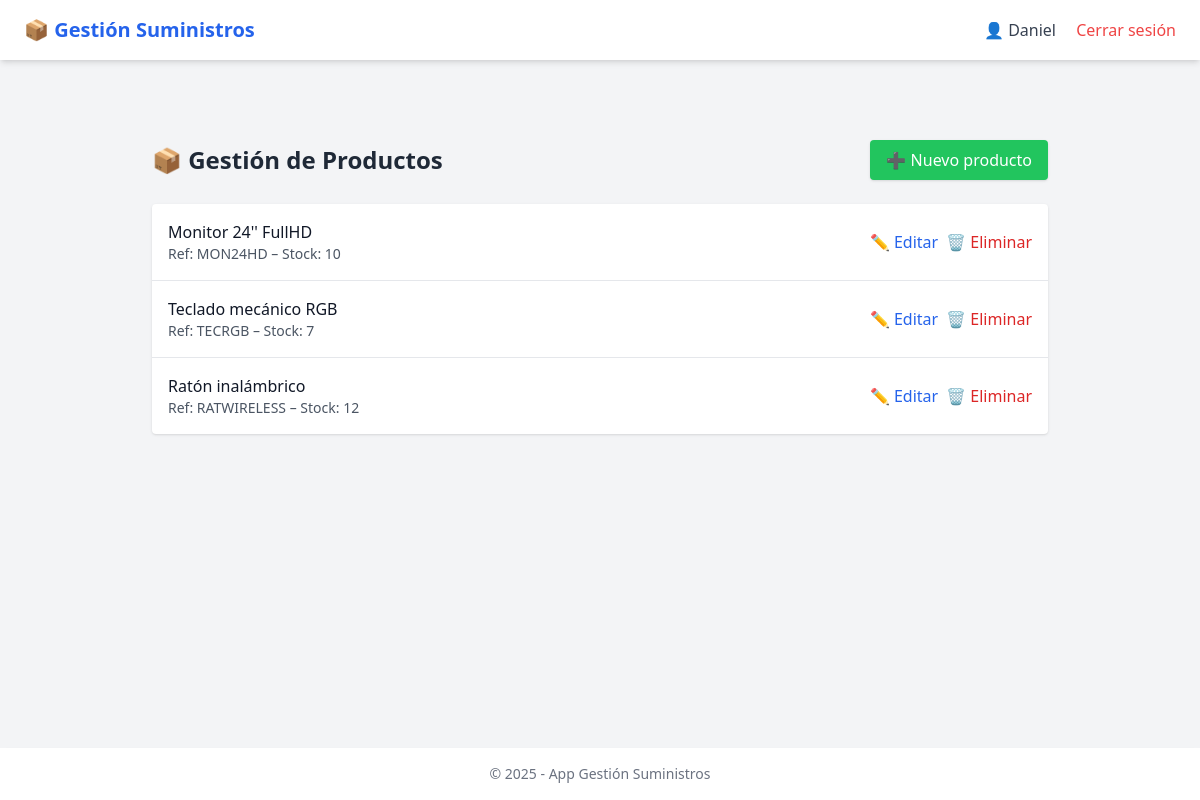
Before: /productos (signed in) with the older database file.
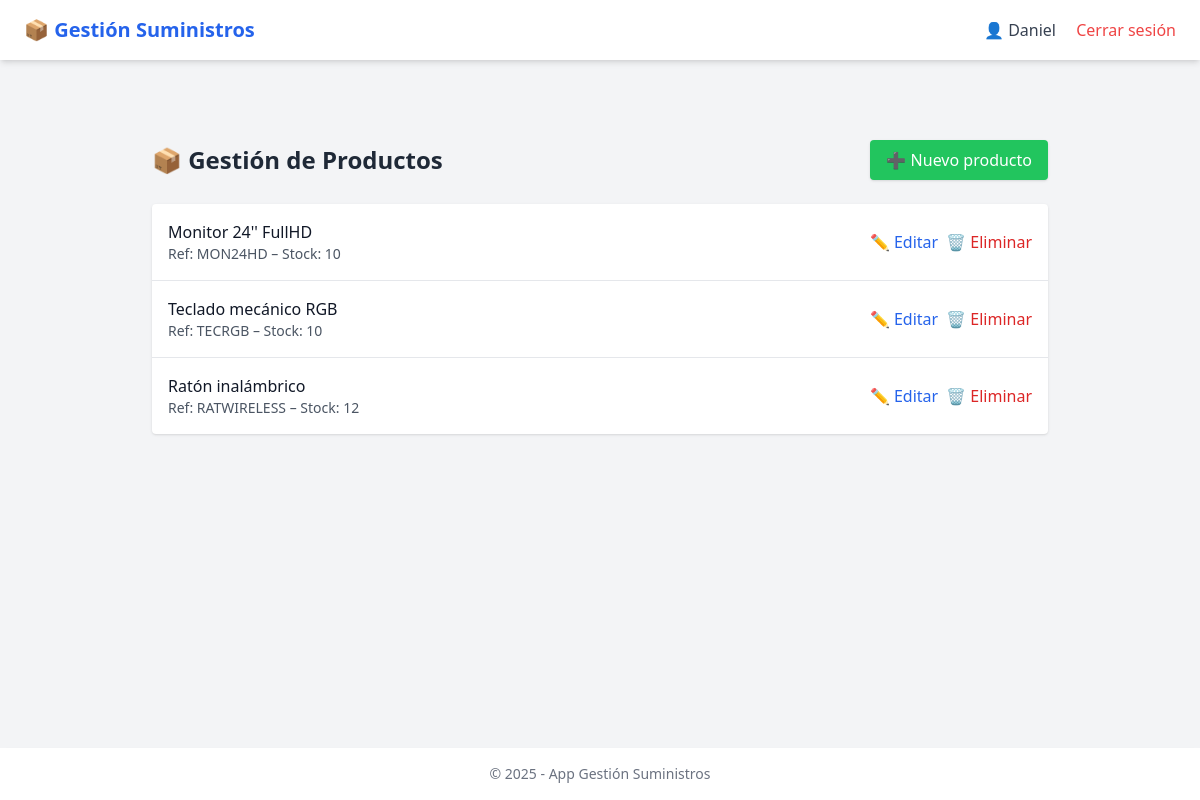
After: the same page with the newer database file.
### app/models.py (models this page shows, shortened)
class Usuario(UserMixin, db.Model):
    id = db.Column(db.Integer, primary_key=True)
    nombre = db.Column(db.String(150), nullable=False)
    email = db.Column(db.String(150), unique=True, nullable=False)
    password = db.Column(db.String(256), nullable=False)
    rol = db.Column(db.String(50), nullable=False, default='cliente')

class Producto(db.Model):
    id = db.Column(db.Integer, primary_key=True)
    nombre = db.Column(db.String(150), nullable=False)
    descripcion = db.Column(db.Text)
    cantidad = db.Column(db.Integer, nullable=False)
    stock_maximo = db.Column(db.Integer, nullable=False, default=100)
    precio = db.Column(db.Float, nullable=False)
    ubicacion = db.Column(db.String(100))
    referencia = db.Column(db.String(100))
    color = db.Column(db.String(50))
    proveedores = db.relationship('Proveedor', secondary=producto_proveedor, backref='productos')

### app/routes.py (the view)
@main.route('/productos')
@login_required
def listar_productos():
    productos = Producto.query.all()
    productos_stock_bajo = [
        p for p in productos if p.cantidad <= (p.stock_maximo * 0.1)
    ]
    return render_template('productos/listar.html', productos=productos, productos_stock_bajo=productos_stock_bajo)

### app/routes.py (called while the page is built)
@login_manager.user_loader
def load_user(user_id):
    return Usuario.query.get(int(user_id))

### app/templates/productos/listar.html (shortened to what this page needs)
{% extends 'base.html' %}
{% block content %}
<div class="max-w-4xl mx-auto mt-10">
    <div class="flex justify-between items-center mb-6">
        <h1 class="text-2xl font-bold text-gray-800">📦 Gestión de Productos</h1>
        <a href="{{ url_for('main.crear_producto') }}"
           class="bg-green-500 hover:bg-green-600 text-white px-4 py-2 rounded shadow">
            ➕ Nuevo producto
        </a>
    </div>
    <div class="bg-white shadow rounded overflow-hidden">
        <ul class="divide-y divide-gray-200">
            {% for p in productos %}
            <li class="p-4 flex justify-between items-center">
                <div>
                    <p class="font-medium text-gray-900">{{ p.nombre }}</p>
                    <p class="text-sm text-gray-600">Ref: {{ p.referencia }} – Stock: {{ p.cantidad }}</p>
                </div>
                <div class="flex space-x-2">
                    <a href="{{ url_for('main.editar_producto', id=p.id) }}"
                       class="text-blue-600 hover:text-blue-800">✏️ Editar</a>
                    <form method="POST" action="{{ url_for('main.eliminar_producto', id=p.id) }}"
                          onsubmit="return confirm('¿Eliminar este producto?');">
                        <button type="submit" class="text-red-600 hover:text-red-800">🗑️ Eliminar</button>
                    </form>
                </div>
            </li>
            {% endfor %}
        </ul>
    </div>
</div>
{% endblock %}

### app/templates/base.html (shortened to what this page needs)
<!DOCTYPE html>
<html lang="es">
<head>
    <script src="https://cdn.tailwindcss.com"></script>
</head>
<body class="bg-gray-100 text-gray-900 font-sans min-h-screen flex flex-col">
    <nav class="bg-white shadow-md px-6 py-4 flex justify-between items-center">
        <h1 class="text-xl font-bold text-blue-600">📦 Gestión Suministros</h1>
        <div class="space-x-4">
            {% if current_user.is_authenticated %}
                <span class="text-gray-700">👤 {{ current_user.nombre }}</span>
                <a href="{{ url_for('main.logout') }}" class="text-red-500 hover:underline">Cerrar sesión</a>
            {% else %}
                <a href="{{ url_for('main.login') }}" class="text-blue-600 hover:underline">Login</a>
                <a href="{{ url_for('main.register') }}" class="text-blue-600 hover:underline">Registro</a>
            {% endif %}
        </div>
    </nav>
    <main class="flex-1 container mx-auto px-4 py-6">
        {% block content %}{% endblock %}
    </main>
    <footer class="bg-white shadow-md text-center text-sm text-gray-500 py-4 mt-auto">
        &copy; {{ current_year or 2025 }} - App Gestión Suministros
    </footer>
</body>
</html>

Changed rows visible on the page:
changed Producto "Teclado mecánico RGB": cantidad "7" → "10"
